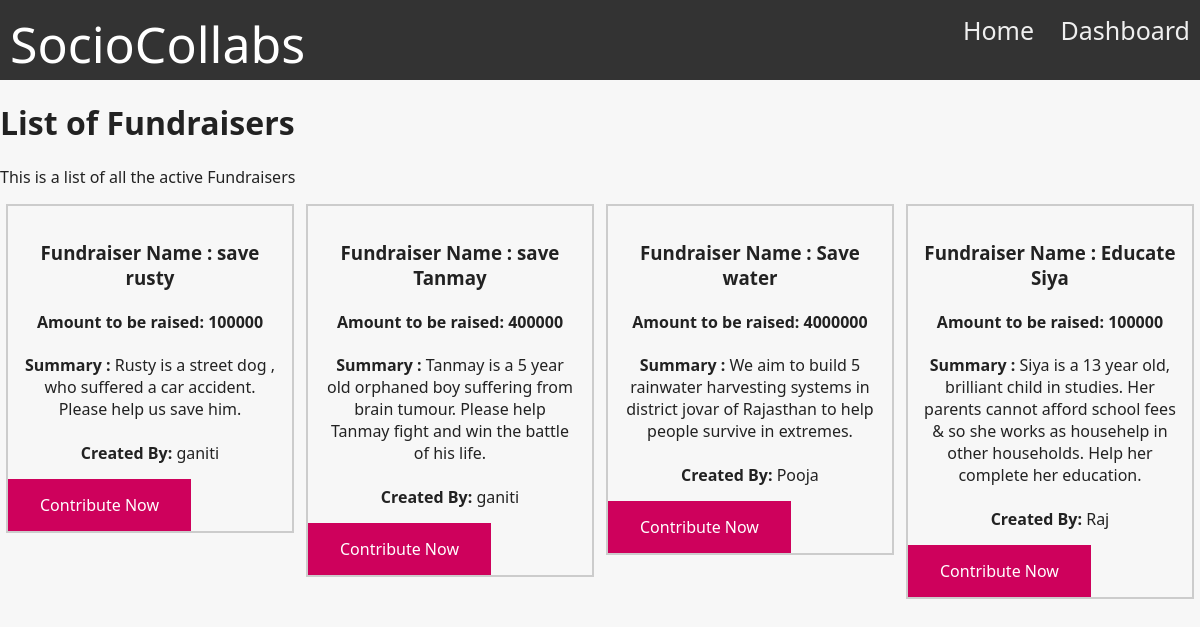
Screenshot of /fundraiserlist (signed in) with the database file from the repository.
### app/models.py (models this page shows, shortened)
class Fundraisers(db.Model):
    __tablename__ = "Fundraisers"
    id = db.Column(db.Integer, primary_key=True)
    name = db.Column(db.String(64), unique=True)
    amount = db.Column(db.Integer)
    summary = db.Column(db.String(64))
    created_by = db.Column(db.String(64))

### app/views.py (the view)
@app.route("/fundraiserlist")
def fundraiserlist():
     name = request.cookies.get('user_name')
     if (name==None):
        return render_template("fundraiserlist.html", Fundraisers=Fundraisers.query.all(),logged_in=False)
     return render_template("fundraiserlist.html", Fundraisers=Fundraisers.query.all(),logged_in=name!="")

### app/models.py (called while the page is built)
    def __repr__(self):
        return str(self.id) + " - " + str(self.user)

### app/views.py (called while the page is built)
@lm.user_loader
def load_user(user_id):
    ans = Users.query.get(int(user_id))
    print(ans)
    return ans

### app/templates/fundraiserlist.html (shortened to what this page needs)
{% include 'navigation.html' %}
<h1 class="pt-5 pb-2">List of Fundraisers</h1>
      <p class="lead alert alert-warning">This is a list of all the active Fundraisers
			  </p>
			</head>
			<body>
			{% for fundraiser in Fundraisers %}
			<div class="responsive">
			  <div class="gallery">
				<div class="desc"><h3>Fundraiser Name : {{fundraiser.name }}<br></h3>
				    <h4>Amount to be raised: {{fundraiser.amount }}<br></h4>
				    <strong>Summary :</strong>  {{fundraiser.summary}} <br>
					<br>
				    <strong>Created By:</strong> {{fundraiser.created_by }}</div>
					<a href="/new_donation2" class="button">Contribute Now</a>
			  </div>
			</div>
			{% endfor %}
			</body>

### app/static/assets/css/style.css (style rules this page uses)
*, *::before, *::after { box-sizing: border-box; }
html { -webkit-text-size-adjust: 100%; -webkit-tap-highlight-color: rgba(0, 0, 0, 0); font-size: 16px; }
body { background-color: #f7f7f7; font-family: "Ubuntu", sans-serif; margin: 0; padding: 0; color: #222222; overflow-x: hidden; overflow-wrap: break-word; -moz-osx-font-smoothing: grayscale; -webkit-font-smoothing: antialiased; }
* { box-sizing: border-box; }
body { margin: 0px; font-family: 'segoe ui'; }

### app/templates/fundraiserlist.html (style rules this page uses)
div.gallery { border: 2px solid #ccc; }
div.desc { padding: 15px; text-align: center; align-items: center; }
* { box-sizing: border-box; }
.responsive { padding: 0 6px; float: left; width: 24.99999%; }
.button { background-color: #CE015C; color: white; padding: 15px 32px; text-align: center; text-decoration: none; display: inline-block; font-size: 16px; }

### rows the page displays
Fundraisers: name "save rusty", amount "100000", summary "Rusty is a street dog , who suffered a car accident. Please help us save him.", created_by "ganiti"
Fundraisers: name "save Tanmay", amount "400000", summary "Tanmay is a 5 year old orphaned boy suffering from brain tumour. Please help Tanmay fight and win the battle of his life.", created_by "ganiti"
Fundraisers: name "Save water", amount "4000000", summary "We aim to build 5 rainwater harvesting systems in district jovar of Rajasthan to help people survive in extremes.", created_by "Pooja"
Fundraisers: name "Educate Siya", amount "100000", summary "Siya is a 13 year old, brilliant child in studies. Her parents cannot afford school fees & so she works as househelp in other households. Help her complete her education.", created_by "Raj"
